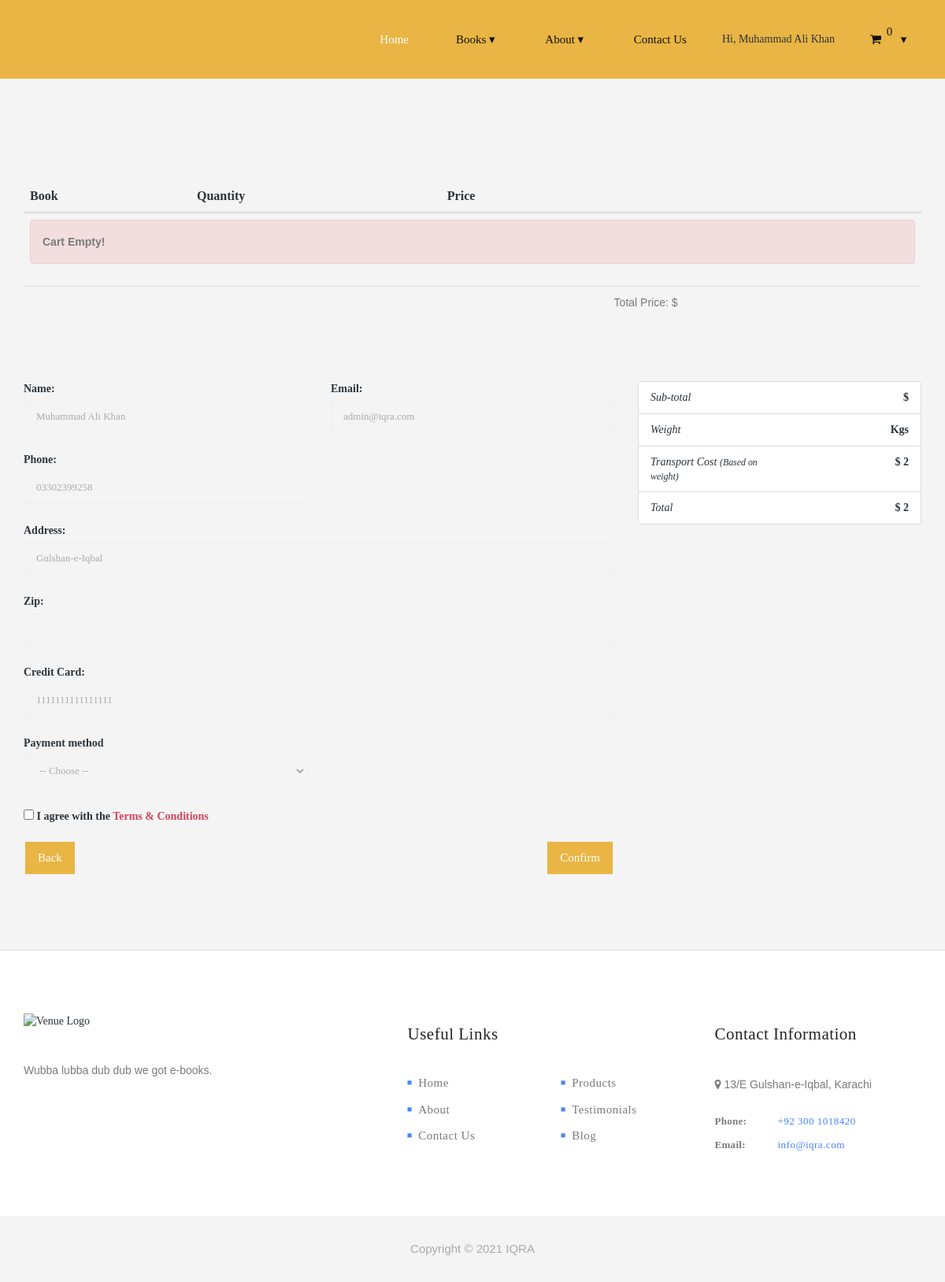
Page /checkout.php (signed in) on the earlier database version.
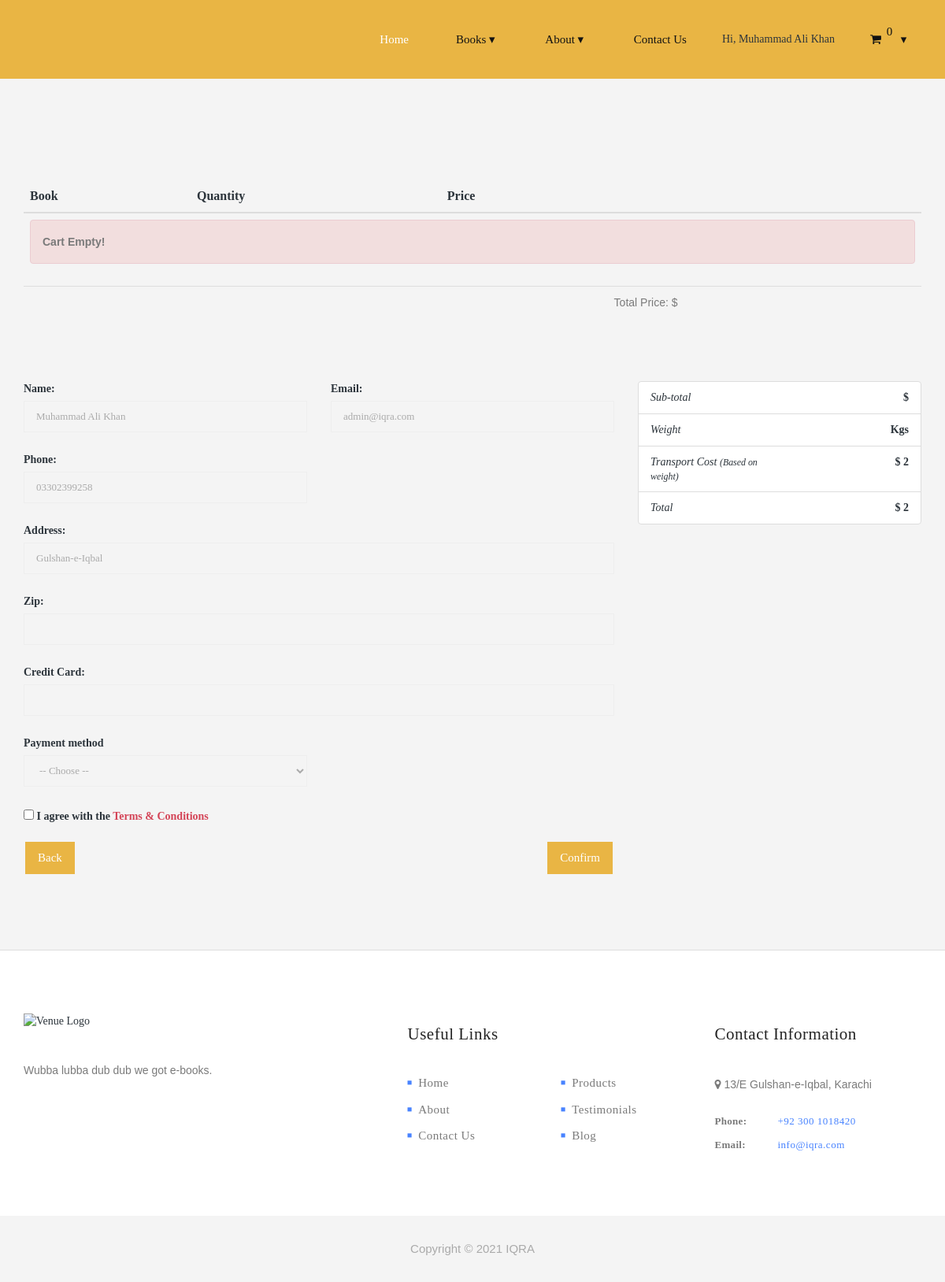
Same page on the later database version.
### tables this page shows
CREATE TABLE `user` (
  `id` int(11) NOT NULL,
  `name` varchar(255) NOT NULL,
  `password` varchar(255) NOT NULL,
  `email` varchar(255) NOT NULL,
  `dob` varchar(50) NOT NULL,
  `image` varchar(512) NOT NULL,
  `creditcard` varchar(16) NOT NULL,
  `gender` varchar(16) NOT NULL,
  `address` varchar(1024) NOT NULL,
  `contactnumber` varchar(50) NOT NULL,
  `isadmin` int(11) NOT NULL,
  `isseller` int(11) NOT NULL,
  `createdon` varchar(50) NOT NULL
);

### inc/database.inc.php (called while the page is built, shortened)
<?php
    include("./inc/utility.inc.php");
    class database
    {
        private $host = "localhost";
        private $user = "root";
        private $pswd = "";
        private $db = "ebookdb";
        private $link = null;
        function __construct()
        {
            $this->link = mysqli_connect($this->host, $this->user, $this->pswd, $this->db);
        }
        function query($q){
            $res = mysqli_query($this->link, $q);
            if ($res) {
                $out = "Query Executed Sucessfully ✅ query: $q";
            } else {
                $out = "Query Error ❌: " . mysqli_errno($this->get_link()) . " on query: $q";
                echo Utility::console_error($out);
            }
            return $res;
        }
        public function get_entity($table_name, $id){
            $q = "SELECT * FROM `$table_name` WHERE ID = " . $id;
            $res = $this->query($q);
            return $res->fetch_assoc();
        }
        public function get_entities($table_name){
            $q = "SELECT * FROM `$table_name`";
            $res = $this->query($q);
            return $res;
        }
    }
?>

### inc/utility.inc.php (called while the page is built, shortened)
<?php
class Utility
{
    static function log($msg)
    {
        $time = date('m/d/y h:iA', time());
        $page = basename($_SERVER['PHP_SELF']);
        $user = isset($_SESSION["user_id"]) ? $_SESSION["user_id"] : "guest";
        $contents = file_get_contents('log.txt');
        $contents .=  "User: $user\t$time\t$page\t$msg\r";
    }
}

### checkout.php (the view, shortened to what the changed rows need)
<?php
include "./inc/database.inc.php";
$db = new database();
?>
<!DOCTYPE html>
<html>
<head>
     <?php include "./head.php"; ?>
</head>
<body ng-app="">
     <?php include "./header.php"; ?>
     <main>
          <section class="featured-places">
               <div class="container">
                    <div class="row">
                         <section class="books-section">
                              <div class="container">
                                   <div class="table-responsive">
                                        <table class="table">
                                             <thead>
                                                  <tr>
                                                       <th>Book</th>
                                                       <th>Quantity</th>
                                                       <th>Price</th>
                                                       <th></th>
                                                  </tr>
                                             </thead>
                                        </table>
                                   </div>
                              </div>
                         </section>
                    </div>
               </div>
               <div class="container">
                    <div class="row">
                         <div class="col-lg-8 col-md-7">
                              <form action="" method="post">
                                   <div class="row">
                                        <div class="col-sm-6 col-xs-12">
                                             <div class="form-group">
                                                  <label class="control-label">Name:</label>
                                                  <input type="text" value="<?= $u["name"] ?>" name="name" class="form-control">
                                             </div>
                                        </div>
                                        <div class="col-sm-6 col-xs-12">
                                             <div class="form-group">
                                                  <label class="control-label">Email:</label>
                                                  <input type="text" value="<?= $u["email"] ?>" name="email" class="form-control">
                                             </div>
                                        </div>
                                   </div>
                                   <div class="row">
                                        <div class="col-sm-6 col-xs-12">
                                             <div class="form-group">
                                                  <label class="control-label">Phone:</label>
                                                  <input type="text" value="<?= $u["contactnumber"] ?>" name="phone" pattern="[+0-9]{0,15}" class="form-control">
                                             </div>
                                        </div>
                                   </div>
                                   <div class="row">
                                        <div class="col-sm-6 col-md-12 col-xs-12">
                                             <div class="form-group">
                                                  <label class="control-label">Address:</label>
                                                  <input type="text" value="<?= $u["address"] ?>" name="address" class="form-control">
                                             </div>
                                        </div>
                                   </div>
                                   <div class="row">
                                        <div class="col-sm-6 col-md-12 col-xs-12">
                                             <div class="form-group">
                                                  <label class="control-label">Credit Card:</label>
                                                  <input type="text" name="cc" value="<?= $u["creditcard"] ?>" class="form-control">
                                             </div>
                                        </div>
                                   </div>
                              </form>
                         </div>
                    </div>
               </div>
          </section>
     </main>
</body>
</html>

### header.php (shortened to what the changed rows need)
<?php
if (isset($_SESSION["user_id"])) {
    $u = $db->get_entity('user', $_SESSION["user_id"]);
}
?>
<div class="wrap">
    <header id="header">
        <div class="container">
            <div class="row">
                <div class="col-md-12">
                    <nav id="primary-nav" class="dropdown cf">
                        <ul class="dropdown menu">
                            <li class='active'><a href="index.php">Home</a></li>
                            <li><a href="books.php">Books</a>
                                    <?php
                                    $c = $db->get_entities('category');
                                    while ($cat = mysqli_fetch_array($c)) {
                                    ?>
                            </li>
                        <?php } ?>
                        </ul>
                        <li>
                            <a href="#">About</a>
                        </li>
                        <li><a href="contact.php">Contact Us</a></li>
                        <?php
                        if (isset($_SESSION["user_id"])) {
                        ?>
                            <li>Hi, <?= $u["name"] ?>
                            </li>
                            <li>
                                <a href="cart.php" class="fa fa-shopping-cart">
                                    <span class="item-count">
                                        <?php
                                        if (isset($_SESSION['cart'])) {
                                            echo count($_SESSION['cart']);
                                        } else {
                                            echo '0';
                                        } ?>
                                    </span>
                                </a>
                            </li>
                        <?php
                        } else { ?>
                            <li><a href="signup.php">Sign up</a></li>
                            <li><a href="login.php">Login</a></li>
                        <?php
                        }
                        ?>
                    </nav>
                </div>
            </div>
        </div>
    </header>
</div>

Differences in the rows shown:
changed user "Muhammad Ali Khan": cc "1111111111111111" → (not shown)
